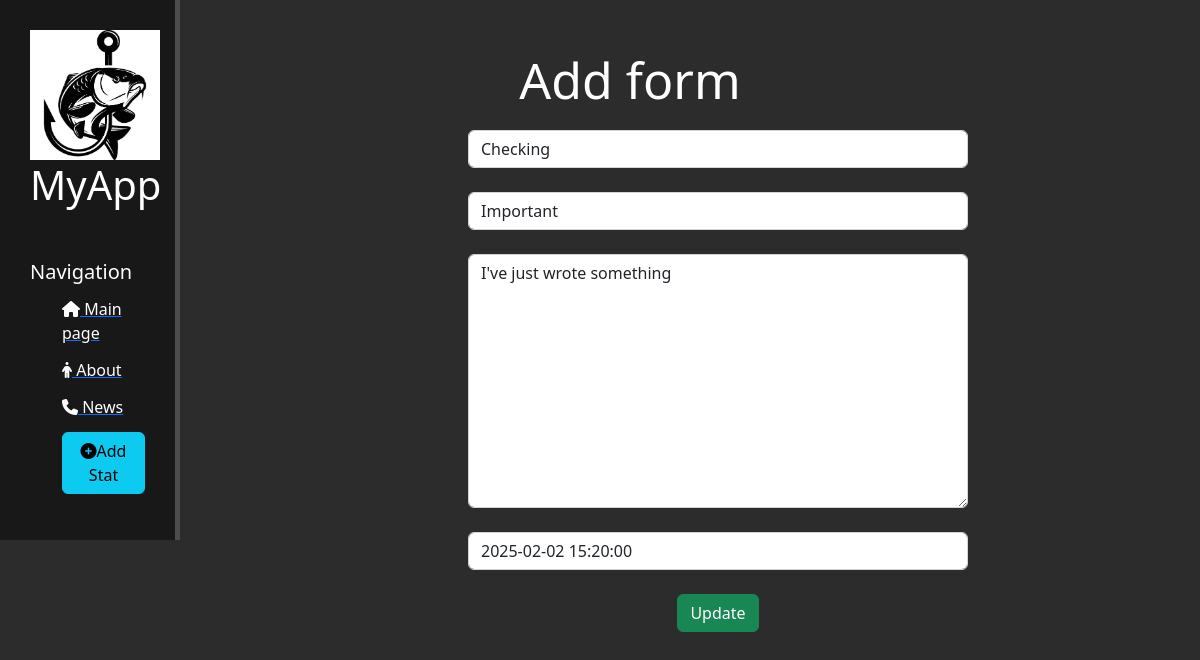
Page /news/4/update on the committed database.
### news/models.py (models this page shows, shortened)
class Articles(models.Model):
    title = models.CharField('Name', max_length=50)
    intro = models.CharField('Intro', max_length=250)
    full_text = models.TextField('Stat')
    date = models.DateTimeField('Data of publication')

### news/views.py (the view)
# urls.py: path('<int:pk>/update', views.NewsUpdateView.as_view(), name='news-update'),
class NewsUpdateView(UpdateView):
    model = Articles
    template_name = 'news/news_update.html'
    form_class = ArticlesForm

### news/forms.py
class ArticlesForm(ModelForm):
    class Meta:
        model = Articles
        fields = ['title', 'intro', 'full_text', 'date']
        widgets = {
            'title': TextInput(attrs={
                'class': 'form-control',
                'placeholder': 'Name of stat'
            }),
            'intro': TextInput(attrs={
                'class': 'form-control',
                'placeholder': 'Intro'
            }),
            'date': DateTimeInput(attrs={
                'class': 'form-control',
                'placeholder': 'Date of pub'
            }),
            'full_text': Textarea(attrs={
                'class': 'form-control',
                'placeholder': 'Text of stat'
            })
        }

### news/templates/news/news_update.html (shortened to what this page needs)
{% extends 'app/layout.html' %}
{% block content%}
   <div class="features">
      <h1>Add form</h1>
       <form method="post">
           {{ form.title }}<br>
           {{ form.intro }}<br>
           {{ form.full_text }}<br>
           {{ form.date }}<br>
           <button class="btn btn-success" type="submit">Update</button>
       </form>
   </div>
{% endblock %}

### app/static/app/css/main.css (style rules this page uses)
body { background: #2c2c2c; }
main .features { float: left; color: #fff; margin-top: 50px; text-align: center; width: 75%; }
main .features h1 { font-size: 50px; }
form { margin-left: 32%; width: 500px; margin-top: 20px; }

### rows in the picture
Articles: title "Checking", intro "Important", full_text "I've just wrote something", date "2025-02-02 15:20:00"
